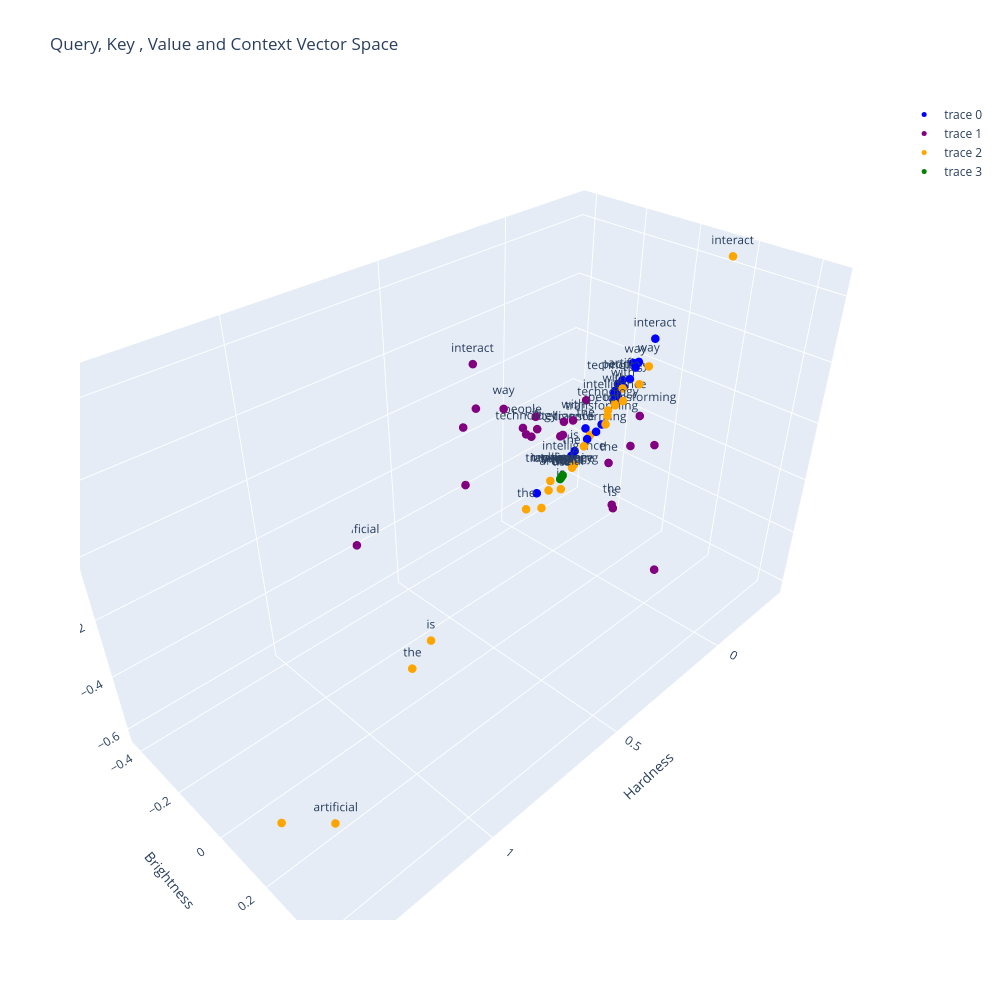

Here is the notebook cell this chart was saved with:
### Code cell
from plot_tokens import plot_tokens
u_sentences = [
    {
        "words" : q_of_sentence.detach().numpy(),
        "labels" : u_tokenizer.tokenize(prompt),
        "color" : "blue",
    },
    {
        "words" : k_of_sentence.detach().numpy(),
        "labels" : u_tokenizer.tokenize(prompt),
        "color" : "purple",
    }, 
    {
        "words" : v_of_sentence.detach().numpy(),
        "labels" : u_tokenizer.tokenize(prompt),
        "color" : "orange",
    },
    {
        "words" : context_vector.detach().numpy(),
        "labels" : u_tokenizer.tokenize(prompt),
        "color" : "green",
    },
]
plot_tokens(u_sentences ,"Query, Key , Value and Context Vector Space")

### Figure 1 — Plotly figure (JSON) as saved in the notebook; plotly's stock layout.template omitted (floating-point values rounded to 4 significant figures)
{"data": [{"hoverinfo": "text", "marker": {"color": "blue", "size": 5}, "mode": "markers+text", "text": ["artificial", " ", "is", " ", "intelligence", " ", "is", " ", "transforming", " ", "the", " ", "way", " ", "people", " ", "the", " ", "interact", " ", "with", " ", "technology"], "type": "scatter3d", "x": [-0.3111, -0.06092, -0.06455, -0.2131, -0.05783, -0.2385, 0.05857, 0.1676, 0.05874, -0.02432, 0.08731, 0.05183, -0.1912, 0.08226, -0.145, -0.2398, 0.01335, -0.0904, -0.2709, -0.1189, -0.08852, -0.1055, -0.153], "y": [-0.1638, -0.03207, -0.0239, -0.06569, -0.03045, -0.1411, -0.08305, -0.1387, 0.01388, -0.01013, -0.0718, -0.01007, -0.0606, -0.01848, -0.07715, -0.1055, -0.08204, -0.04892, -0.05279, -0.07913, -0.05906, -0.03755, -0.0951], "z": [-0.07469, -0.01463, 0.002659, 0.05877, -0.01388, -0.04335, -0.1599, -0.2945, -0.02361, 0.01674, -0.1601, -0.06209, 0.04856, -0.07871, 0.00506, 0.03161, -0.09627, 0.0001506, 0.1237, -0.01383, -0.005656, 0.02083, -0.008022]}, {"hoverinfo": "text", "marker": {"color": "purple", "size": 5}, "mode": "markers+text", "text": ["artificial", " ", "is", " ", "intelligence", " ", "is", " ", "transforming", " ", "the", " ", "way", " ", "people", " ", "the", " ", "interact", " ", "with", " ", "technology"], "type": "scatter3d", "x": [0.6774, 0.1327, 0.1537, 0.3359, 0.1259, 0.447, 0.05652, -0.002988, -0.07863, 0.04628, 0.02982, -0.03384, 0.2867, -0.0782, 0.253, 0.3995, 0.06821, 0.1504, 0.3464, 0.2316, 0.1438, 0.1838, 0.2679], "y": [-0.4236, -0.08296, -0.1586, -0.2416, -0.07875, -0.1738, 0.08142, 0.221, 0.05248, -0.06074, 0.05656, 0.06052, -0.1753, 0.1178, -0.1275, -0.23, 0.05858, -0.05703, -0.2424, -0.1121, -0.02775, -0.1397, -0.1005], "z": [-0.3813, -0.07467, -0.07228, 0.03914, -0.07088, -0.1475, -0.2982, -0.4981, -0.03457, 0.02477, -0.3107, -0.1192, 0.04497, -0.1105, -0.01371, 0.006003, -0.1359, -0.005768, 0.1883, -0.04644, 0.008025, -0.008711, -0.01797]}, {"hoverinfo": "text", "marker": {"color": "orange", "size": 5}, "mode": "markers+text", "text": ["artificial", " ", "is", " ", "intelligence", " ", "is", " ", "transforming", " ", "the", " ", "way", " ", "people", " ", "the", " ", "interact", " ", "with", " ", "technology"], "type": "scatter3d", "x": [1.433, 0.2807, 0.3453, 0.1381, 0.2664, 0.6271, 0.8332, 1.364, 0.0429, 0.0185, 0.8964, 0.2726, 0.05445, 0.2371, 0.2181, 0.2661, 0.4477, 0.1039, -0.2893, 0.3059, 0.064, 0.1683, 0.2296], "y": [0.4594, 0.08995, 0.1067, 0.1907, 0.08539, 0.2824, 0.08817, 0.09494, -0.03941, 0.02785, 0.07912, -0.0003489, 0.1578, -0.02534, 0.1523, 0.2345, 0.07027, 0.08834, 0.1666, 0.1472, 0.08272, 0.1109, 0.1614], "z": [-0.2142, -0.04194, -0.07631, 0.2083, -0.03981, 0.08645, -0.3439, -0.6165, -0.09052, 0.03149, -0.4105, -0.1669, 0.2199, -0.1617, 0.1262, 0.2237, -0.1126, 0.09361, 0.4463, 0.06496, 0.1261, 0.06225, 0.1517]}, {"hoverinfo": "text", "marker": {"color": "green", "size": 5}, "mode": "markers+text", "text": ["artificial", " ", "is", " ", "intelligence", " ", "is", " ", "transforming", " ", "the", " ", "way", " ", "people", " ", "the", " ", "interact", " ", "with", " ", "technology"], "type": "scatter3d", "x": [0.3618, 0.3619, 0.3613, 0.3583, 0.3619, 0.3613, 0.3675, 0.3729, 0.3632, 0.3612, 0.3678, 0.3644, 0.3588, 0.3651, 0.3605, 0.3589, 0.365, 0.3611, 0.3559, 0.3613, 0.3613, 0.3604, 0.3608], "y": [0.1203, 0.1218, 0.1217, 0.1204, 0.1219, 0.1208, 0.1236, 0.1254, 0.1228, 0.122, 0.1239, 0.1229, 0.1206, 0.1233, 0.1213, 0.1204, 0.1231, 0.1216, 0.1197, 0.1216, 0.1217, 0.1214, 0.1213], "z": [-0.02178, -0.01943, -0.01925, -0.0194, -0.0194, -0.02066, -0.02017, -0.02082, -0.0188, -0.0187, -0.01999, -0.0193, -0.0194, -0.01917, -0.01948, -0.01973, -0.01951, -0.01929, -0.01903, -0.01951, -0.01925, -0.01922, -0.01959]}], "layout": {"height": 1000, "scene": {"xaxis": {"title": {"text": "Hardness"}}, "yaxis": {"title": {"text": "Brightness"}}, "zaxis": {"title": {"text": "Redness"}}}, "title": {"text": "Query, Key , Value and Context Vector Space"}, "width": 1000}}
